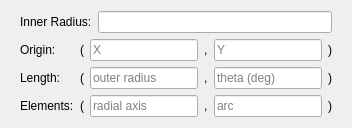
               <widget class="QWidget" name="Cylindrical2D">
                <layout class="QVBoxLayout" name="verticalLayout_32">
                 <item>
                  <widget class="QFrame" name="Cylindrical2DInputs2">
                   <property name="frameShape">
                    <enum>QFrame::Shape::NoFrame</enum>
                   </property>
                   <property name="frameShadow">
                    <enum>QFrame::Shadow::Raised</enum>
                   </property>
                   <layout class="QHBoxLayout" name="horizontalLayout_13">
                    <property name="topMargin">
                     <number>0</number>
                    </property>
                    <property name="bottomMargin">
                     <number>0</number>
                    </property>
                    <item>
                     <widget class="QLabel" name="LInnerRadiusC2D">
                      <property name="text">
                       <string>Inner Radius:</string>
                      </property>
                     </widget>
                    </item>
                    <item>
                     <widget class="QLineEdit" name="INInnerRadiusC2D">
                      <property name="inputMethodHints">
                       <set>Qt::InputMethodHint::ImhPreferNumbers</set>
                      </property>
                     </widget>
                    </item>
                   </layout>
                  </widget>
                 </item>
                 <item>
                  <widget class="QFrame" name="Cylindrical2DInputs">
                   <property name="frameShape">
                    <enum>QFrame::Shape::NoFrame</enum>
                   </property>
                   <property name="frameShadow">
                    <enum>QFrame::Shadow::Raised</enum>
                   </property>
                   <layout class="QGridLayout" name="gridLayout_5">
                    <property name="topMargin">
                     <number>0</number>
                    </property>
                    <property name="bottomMargin">
                     <number>0</number>
                    </property>
                    <item row="0" column="1">
                     <widget class="QLabel" name="label_37">
                      <property name="text">
                       <string>(</string>
                      </property>
                     </widget>
                    </item>
                    <item row="0" column="0">
                     <widget class="QLabel" name="LOriginC2D">
                      <property name="text">
                       <string>&lt;html&gt;&lt;head/&gt;&lt;body&gt;&lt;p&gt;Origin:&lt;/p&gt;&lt;/body&gt;&lt;/html&gt;</string>
                      </property>
                     </widget>
                    </item>
                    <item row="1" column="4">
                     <widget class="QLineEdit" name="INLengthThetaC2D">
                      <property name="inputMethodHints">
                       <set>Qt::InputMethodHint::ImhPreferNumbers</set>
                      </property>
                      <property name="placeholderText">
                       <string>theta (deg)</string>
                      </property>
                     </widget>
                    </item>
                    <item row="2" column="1">
                     <widget class="QLabel" name="label_38">
                      <property name="text">
                       <string>(</string>
                      </property>
                     </widget>
                    </item>
                    <item row="1" column="2">
                     <widget class="QLineEdit" name="INLengthOutRadC2D">
                      <property name="inputMethodHints">
                       <set>Qt::InputMethodHint::ImhPreferNumbers</set>
                      </property>
                      <property name="placeholderText">
                       <string>outer radius</string>
                      </property>
                     </widget>
                    </item>
                    <item row="2" column="3">
                     <widget class="QLabel" name="label_40">
                      <property name="text">
                       <string>,</string>
                      </property>
                     </widget>
                    </item>
                    <item row="0" column="4">
                     <widget class="QLineEdit" name="INOriginYC2D">
                      <property name="inputMethodHints">
                       <set>Qt::InputMethodHint::ImhPreferNumbers</set>
                      </property>
                      <property name="placeholderText">
                       <string>Y</string>
                      </property>
                     </widget>
                    </item>
                    <item row="0" column="3">
                     <widget class="QLabel" name="label_36">
                      <property name="text">
                       <string>,</string>
                      </property>
                     </widget>
                    </item>
                    <item row="1" column="1">
                     <widget class="QLabel" name="label_41">
                      <property name="text">
                       <string>(</string>
                      </property>
                     </widget>
                    </item>
                    <item row="1" column="5">
                     <widget class="QLabel" name="label_35">
                      <property name="text">
                       <string>)</string>
                      </property>
                     </widget>
                    </item>
                    <item row="1" column="0">
                     <widget class="QLabel" name="LLengthC2D">
                      <property name="text">
                       <string>Length:</string>
                      </property>
                     </widget>
                    </item>
                    <item row="2" column="4">
                     <widget class="QLineEdit" name="INElementsArcC2D">
                      <property name="inputMethodHints">
                       <set>Qt::InputMethodHint::ImhPreferNumbers</set>
                      </property>
                      <property name="placeholderText">
                       <string>arc </string>
                      </property>
                     </widget>
                    </item>
                    <item row="0" column="2">
                     <widget class="QLineEdit" name="INOriginXC2D">
                      <property name="inputMethodHints">
                       <set>Qt::InputMethodHint::ImhPreferNumbers</set>
                      </property>
                      <property name="text">
                       <string/>
                      </property>
                      <property name="placeholderText">
                       <string>X</string>
                      </property>
                     </widget>
                    </item>
                    <item row="2" column="2">
                     <widget class="QLineEdit" name="INElementsRadialC2D">
                      <property name="inputMethodHints">
                       <set>Qt::InputMethodHint::ImhPreferNumbers</set>
                      </property>
                      <property name="placeholderText">
                       <string>radial axis</string>
                      </property>
                     </widget>
                    </item>
                    <item row="2" column="0">
                     <widget class="QLabel" name="LElementsC2D">
                      <property name="text">
                       <string>Elements:</string>
                      </property>
                     </widget>
                    </item>
                    <item row="0" column="5">
                     <widget class="QLabel" name="label_34">
                      <property name="text">
                       <string>)</string>
                      </property>
                     </widget>
                    </item>
                    <item row="2" column="5">
                     <widget class="QLabel" name="label_33">
                      <property name="text">
                       <string>)</string>
                      </property>
                     </widget>
                    </item>
                    <item row="1" column="3">
                     <widget class="QLabel" name="label_43">
                      <property name="text">
                       <string>,</string>
                      </property>
                     </widget>
                    </item>
                   </layout>
                  </widget>
                 </item>
                </layout>
               </widget>
